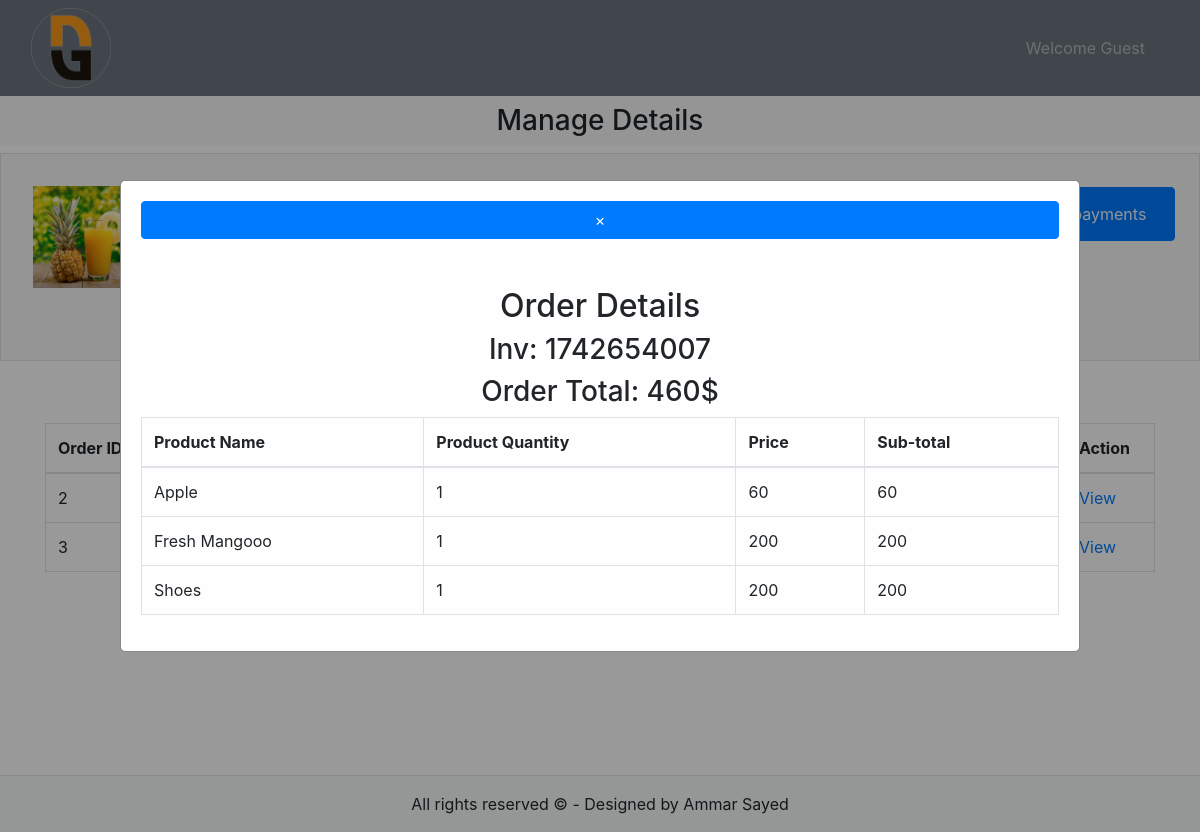
/admin/index.php?view_all_orders&id=2, run on the app's committed database.
### tables this page shows
CREATE TABLE `orders` (
  `usr_id` int(11) NOT NULL,
  `amount_due` int(11) NOT NULL,
  `inv_number` varchar(100) NOT NULL,
  `total_products` int(11) NOT NULL,
  `order_date` timestamp NOT NULL DEFAULT current_timestamp() ON UPDATE current_timestamp(),
  `order_status` varchar(100) NOT NULL,
  `order_id` int(11) NOT NULL
);

CREATE TABLE `pending_orders` (
  `usr_id` int(11) NOT NULL,
  `inv_number` varchar(100) NOT NULL,
  `pr_id` int(11) NOT NULL,
  `pr_qty` int(11) NOT NULL,
  `order_status` varchar(100) NOT NULL
);

CREATE TABLE `products` (
  `pr_id` int(11) NOT NULL,
  `pr_title` varchar(100) NOT NULL,
  `pr_description` varchar(255) NOT NULL,
  `pr_keywords` varchar(255) NOT NULL,
  `cat_id` int(11) NOT NULL,
  `br_id` int(11) NOT NULL,
  `pr_img1` varchar(255) NOT NULL,
  `pr_img2` varchar(255) NOT NULL,
  `pr_img3` varchar(255) NOT NULL,
  `pr_price` double NOT NULL,
  `date` timestamp NOT NULL DEFAULT current_timestamp() ON UPDATE current_timestamp(),
  `status` varchar(100) NOT NULL
);

### admin/view_all_orders.php (the view, shortened to what this page needs)
<?php
include("../includes/connect.php");
?>
<link rel="stylesheet" href="../style.css">
<h2 class="text-center">All Orders</h2>
<table class="table table-bordered">
    <thead>
        <tr>
            <th>Order ID</th>
            <th>User ID</th>
            <th>Amount Due</th>
            <th>Invoice Number</th>
            <th>Total Products</th>
            <th>Order Date</th>
            <th>Order Status</th>
            <th>Action</th>
        </tr>
    </thead>
    <tbody>
        <?php
        $sql = "SELECT * FROM orders";
        $result = $con->query($sql);
        if ($result->num_rows > 0) {
            while ($row = $result->fetch_assoc()) {
        ?>
                <tr>
                    <td> <?php echo $row['order_id'] ?></td>
                    <td> <?php echo $row['usr_id'] ?></td>
                    <td> <?php echo $row['amount_due'] ?></td>
                    <td> <?php echo $row['inv_number'] ?></td>
                    <td> <?php echo $row['total_products'] ?></td>
                    <td> <?php echo $row['order_date'] ?></td>
                    <td> <?php echo $row['order_status'] ?></td>
                    <td> <a href="index.php?view_all_orders&id=<?php echo $row['order_id'] ?>">View</a></td>
                </tr>
            <?php
            }
        } else {
            ?> <tr>
                <td colspan='7'> No orders found.</td>
            </tr>
        <?php
        }
        ?>
    </tbody>
</table>
<?php
if (isset($_GET['id'])) {
    $order_id = $_GET['id'];
    $sql = "SELECT * FROM orders WHERE order_id='$order_id'";
    $result = $con->query($sql);
    if ($result->num_rows > 0) {
        $row = $result->fetch_assoc();
?>
        <div id="orderModal" class="modal">
            <div class="modal-content">
                <span class="btn btn-primary" id="close-modal">&times;</span>
                <h2 class="mt-5 text-center">Order Details</h2>
                <h3 class="text-center">Inv: <?php echo $row['inv_number'] ?></h3>
                <h3 class="text-center">Order Total: <?php echo $row['amount_due'] ?>$</h3>
                <table class="table table-bordered">
                    <thead>
                        <tr>
                            <th>Product Name</th>
                            <th>Product Quantity</th>
                            <th>Price</th>
                            <th>Sub-total</th>
                        </tr>
                    </thead>
                    <tbody>
                        <?php
                        $sql = "SELECT * FROM pending_orders WHERE inv_number='$row[inv_number]'";
                        $result = $con->query($sql);
                        if ($result->num_rows > 0) {
                            while ($row = $result->fetch_assoc()) {
                                $product_id = $row['pr_id'];
                                $sql_product = "SELECT * FROM products WHERE pr_id='$product_id'";
                                $result_product = $con->query($sql_product);
                                $result_product = $result_product->fetch_assoc();
                        ?>
                                <tr>
                                    <td> <?php echo $result_product['pr_title'] ?></td>
                                    <td> <?php echo $row['pr_qty'] ?></td>
                                    <td> <?php echo $result_product['pr_price'] ?></td>
                                    <td> <?php echo $result_product['pr_price'] * $row['pr_qty'] ?></td>
                                </tr>
                            <?php
                            }
                        } else {
                            ?> <tr>
                                <td colspan='7'> No items found.</td>
                            </tr>
                        <?php
                        }
                        ?>
                    </tbody>
                </table>
            </div>
        </div>
<?php
    }
}
?>

### style.css (style rules this page uses)
* { margin: 0; padding: 0; box-sizing: border-box; }
.modal { display: none; position: fixed; z-index: 1; left: 0; top: 0; width: 100%; height: 100%; overflow: auto; background-color: rgb(0, 0, 0); background-color: rgba(0, 0, 0, 0.4); }
.modal-content { background-color: #fefefe; margin: 15% auto; padding: 20px; border: 1px solid #888; width: 80%; }

### data on the page
orders: order_id "2", inv_number "1742654007", amount_due "460"
orders: order_id "3"
pending_orders: pr.pr_title "Apple", pr_qty "1", pr.pr_price "60", $result_product['pr_price']*$row['pr_qty'] "60"
pending_orders: pr.pr_title "Fresh Mangooo", pr_qty "1", pr.pr_price "200", $result_product['pr_price']*$row['pr_qty'] "200"
pending_orders: pr.pr_title "Shoes", pr_qty "1", pr.pr_price "200", $result_product['pr_price']*$row['pr_qty'] "200"
